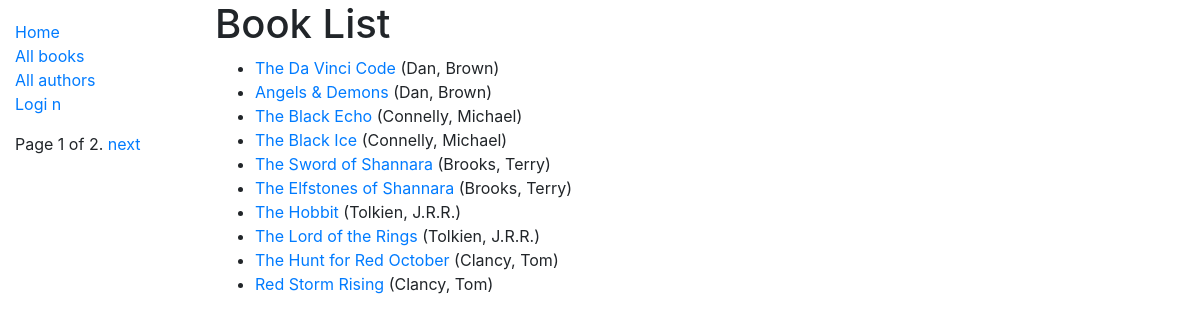
/catalog/books/, run on the app's committed database.
### catalog/models.py (models this page shows, shortened)
class Book(models.Model):
    title = models.CharField(max_length=200)
    author = models.ForeignKey('Author', on_delete=models.SET_NULL, null=True)
    summary = models.TextField(max_length=1000, help_text='Enter a brief description of the book')
    isbn = models.CharField('ISBN', max_length=13, unique=True,
                             help_text='13 Character <a href="https://www.isbn-international.org/content/what-isbn">ISBN number</a>')
    genre = models.ManyToManyField(Genre, help_text='Select a genre for this book')
    def get_absolute_url(self):
        return reverse('book-detail', args=[str(self.id)])
    def display_genre(self):
        """Create a string for the Genre. This is required to display genre in Admin."""
        return ', '.join(genre.name for genre in self.genre.all()[:3])
    display_genre.short_description = 'Genre'

class Author(models.Model):
    first_name = models.CharField(max_length=100)
    last_name = models.CharField(max_length=100)
    date_of_birth = models.DateField(null=True, blank=True)
    date_of_death = models.DateField('Died', null=True, blank=True)
    class Meta:
        ordering = ['last_name', 'first_name']
    def __str__(self):
        return f'{self.last_name}, {self.first_name}'

### catalog/views.py (the view)
# urls.py: path('books/', views.BookListView.as_view(), name='books'),
class BookListView(generic.ListView):
    model = Book
    paginate_by = 10

### catalog/templates/catalog/book_list.html
{% extends "base_generic.html" %}
{% block content %}
  <h1>Book List</h1>
  {% if book_list %}
  <ul>
    {% for book in book_list %}
      <li>
        <a href="{{ book.get_absolute_url }}">{{ book.title }}</a> ({{book.author}})
      </li>
    {% endfor %}
  </ul>
  {% else %}
    <p>There are no books in the library.</p>
  {% endif %}
{% endblock %}

### catalog/templates/base_generic.html (shortened to what this page needs)
<!DOCTYPE html>
<html lang="en">
<head>
    <link rel="stylesheet" href="https://cdn.jsdelivr.net/npm/bootstrap@4.5.3/dist/css/bootstrap.min.css">
    {% load static %}
    <link rel="stylesheet" href="{% static 'css/styles.css' %}">
</head>
<body>
    <div class="container-fluid">
        <div class="row">
            <div class="col-sm-2">
            {% block sidebar %}
                <ul class="sidebar-nav">
                    <li><a href="{% url 'index' %}">Home</a></li>
                    <li><a href="{% url 'books' %}">All books</a></li>
                    <li><a href="{% url 'authors' %}">All authors</a></li>
                {% if user.is_authenticated %}
                    <li>User: {{ user.get_username }}</li>
                    <li><a href="{% url 'my-borrowed' %}">My Borrowed</a></li>
                    <li><a href="{% url 'logout'%}?next={{request.path}}">Logout</a></li>
                {% else %}
                    <li><a href="{% url 'login'%}?next={{request.path}}">Logi n
                    </a></li>
                {% endif %}
                </ul>
            {% endblock %}
            {% block pagination %}
                {% if is_paginated %}
                    <div class="pagination">
                        <span class="page-links">
                            <span class="page-current">
                                Page {{ page_obj.number }} of {{ page_obj.paginator.num_pages }}.
                            </span>
                            {% if page_obj.has_next %}
                                <a href="{{ request.path }}?page={{ page_obj.next_page_number }}">next</a>
                            {% endif %}
                        </span>
                    </div>
                {% endif %}
            {% endblock %}
            </div>
            <div class="col-sm-10 ">{% block content %}{% endblock %}</div>
        </div>
    </div>
</body>
</html>

### catalog/static/css/styles.css (style rules this page uses)
.sidebar-nav { margin-top: 20px; padding: 0; list-style: none; }

### data on the page
Book: title "The Da Vinci Code", author "Dan, Brown"
Book: title "Angels & Demons", author "Dan, Brown"
Book: title "The Black Echo", author "Connelly, Michael"
Book: title "The Black Ice", author "Connelly, Michael"
Book: title "The Sword of Shannara", author "Brooks, Terry"
Book: title "The Elfstones of Shannara", author "Brooks, Terry"
Book: title "The Hobbit", author "Tolkien, J.R.R."
Book: title "The Lord of the Rings", author "Tolkien, J.R.R."
Book: title "The Hunt for Red October", author "Clancy, Tom"
Book: title "Red Storm Rising", author "Clancy, Tom"

### other printed values
{{ page_obj.number }} "1"
{{ page_obj.paginator.num_pages }} "2"
